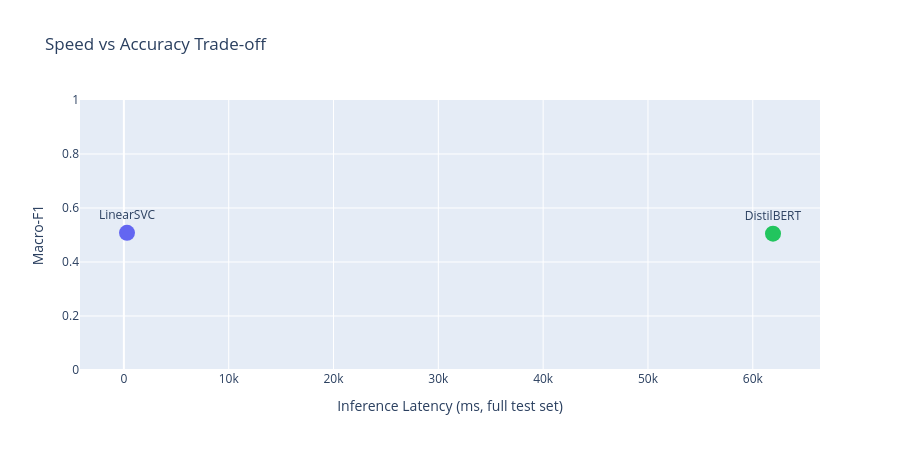

The notebook cell this image was saved under:
### Code cell
import time

# Time classical model on test set
t0 = time.time()
_ = clf.predict(tfidf.transform(X_cl_test))
cl_time = (time.time() - t0) * 1000

# Time transformer on test set
t0 = time.time()
with torch.no_grad():
    for input_ids, attention_mask in dl:
        _ = model(input_ids.to(device), attention_mask=attention_mask.to(device)).logits
tr_time = (time.time() - t0) * 1000

speed_df = pd.DataFrame({
    'Model'      : ['LinearSVC', 'DistilBERT'],
    'Macro-F1'   : [cl_f1, tr_f1],
    'Latency(ms)': [cl_time, tr_time],
})

fig = go.Figure(go.Scatter(
    x=speed_df['Latency(ms)'], y=speed_df['Macro-F1'],
    mode='markers+text',
    text=speed_df['Model'], textposition='top center',
    marker=dict(size=16, color=['#6366f1', '#22c55e']),
))
fig.update_layout(
    title='Speed vs Accuracy Trade-off',
    xaxis_title='Inference Latency (ms, full test set)',
    yaxis_title='Macro-F1',
    yaxis=dict(range=[0, 1]),
    height=450,
)
fig.show()

### Figure 1 — Plotly figure (JSON) as saved in the notebook; plotly's stock layout.template omitted (floating-point values rounded to 4 significant figures)
{"data": [{"marker": {"color": ["#6366f1", "#22c55e"], "size": 16}, "mode": "markers+text", "text": ["LinearSVC", "DistilBERT"], "textposition": "top center", "type": "scatter", "x": [296.4, 61930.0], "y": [0.5081, 0.5051]}], "layout": {"height": 450, "title": {"text": "Speed vs Accuracy Trade-off"}, "xaxis": {"title": {"text": "Inference Latency (ms, full test set)"}}, "yaxis": {"range": [0, 1], "title": {"text": "Macro-F1"}}}}
